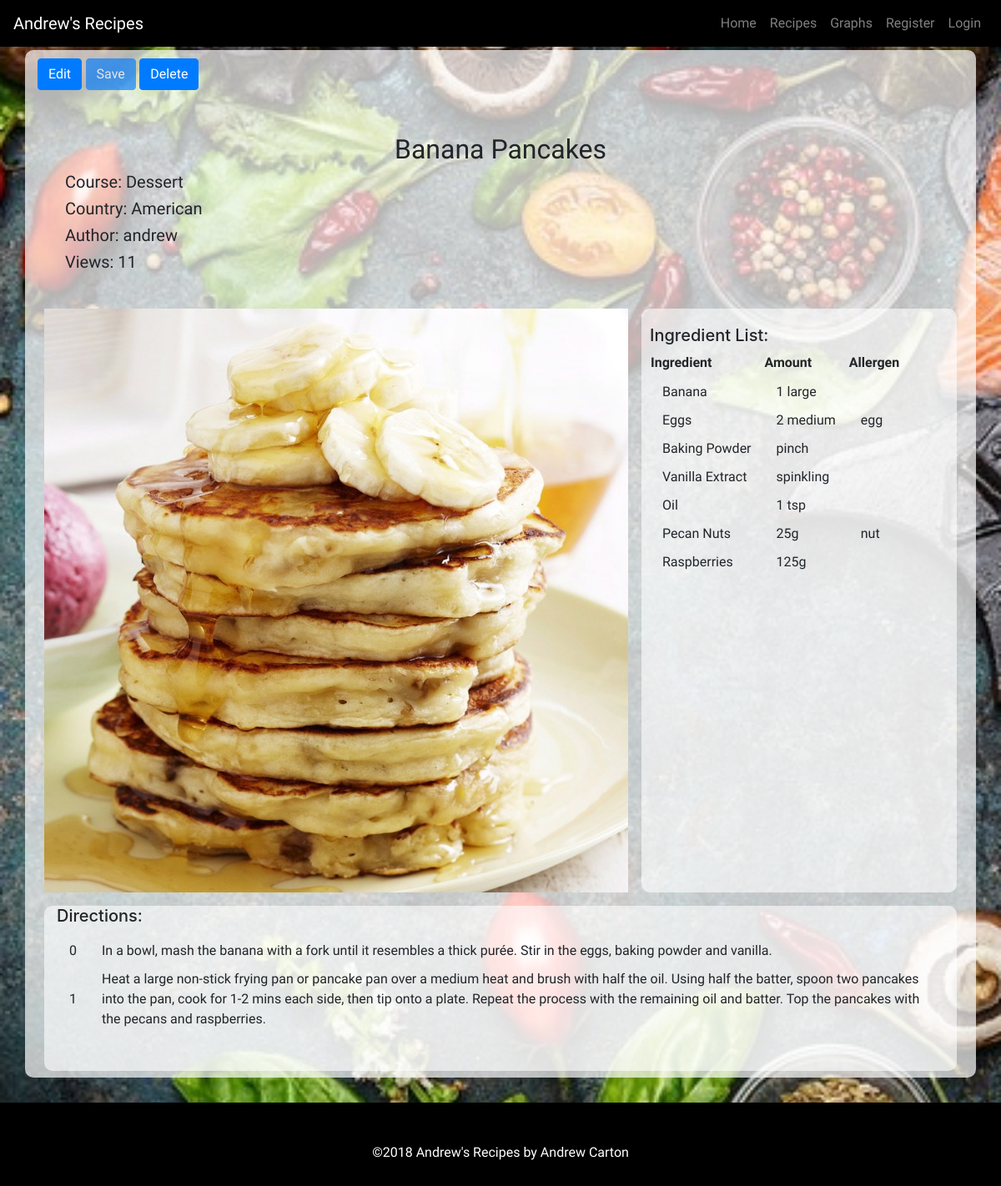
Screenshot of /recipe?id=5 with the database file from the repository.
### tables this page shows
CREATE TABLE recipes (
	id INTEGER NOT NULL, 
	name VARCHAR NOT NULL, 
	country VARCHAR NOT NULL, 
	course VARCHAR NOT NULL, 
	image VARCHAR NOT NULL, 
	views INTEGER NOT NULL, 
	user_id INTEGER, 
	PRIMARY KEY (id), 
	FOREIGN KEY(user_id) REFERENCES users (id)
);

CREATE TABLE users (
	id INTEGER NOT NULL, 
	name VARCHAR, 
	password VARCHAR, 
	PRIMARY KEY (id)
);

CREATE TABLE ingredients (
	id INTEGER NOT NULL, 
	name VARCHAR, 
	allergen VARCHAR, 
	PRIMARY KEY (id)
);

CREATE TABLE ingredients_list (
	recipe_id INTEGER, 
	ingredient_id INTEGER, 
	quantity VARCHAR NOT NULL, 
	FOREIGN KEY(recipe_id) REFERENCES recipes (id), 
	FOREIGN KEY(ingredient_id) REFERENCES ingredients (id)
);

CREATE TABLE directions_list (
	recipe_id INTEGER, 
	text VARCHAR NOT NULL, 
	number INTEGER NOT NULL, 
	FOREIGN KEY(recipe_id) REFERENCES recipes (id)
);

### recipemain.py (the view)
@app.route('/recipe')
def recipe():
    conn = database.engine.connect()
    idx = request.args.get('id')
    recipe = database.recipe_get(idx, conn)
    selrecipes = select([database.recipes]).where(database.recipes.c.id == idx)
    recipesresult = conn.execute(selrecipes)
    for recipesrow in recipesresult:
        stmt = database.recipes.update().values(
            views=(recipesrow.views + 1)).where(database.recipes.c.id == idx)
        conn.execute(stmt)
    conn.close()
    return render_template('recipe.html', recipe=recipe)

### templates/recipe.html (shortened to what this page needs)
{% extends 'base.html' %}
{% block content %}
    <div class="container recipe-page-container">
        <button type="button" class="btn btn-primary myfont" id="editbutton" onclick="makeEditable()">Edit</button>
        <button type="button" class="btn btn-primary myfont" id="savebutton" onclick="saveAll()" disabled>Save</button>
        <button type="button" class="btn btn-primary myfont" id="deletebutton" onclick="deleterecipe()">Delete</button>
        <div class="container">
        <div class="row justify-content-center">
            <div class="col m-2 justify-content-center">
                <div class="recipe-padding">
                    <br>
                    <h2 class="myfont text-center">{% print recipe.name %}</h2>
                    <h5 class="myfont">Course: {% print recipe.course %}</h5>
                    <h5 class="myfont">Country: {% print recipe.country %}</h5>
                    <h5 class="myfont">Author: {% print recipe.author %}</h5>
                    <h5 class="myfont">Views: {% print recipe.views %}</h5>
                </div>
            </div>
        </div>
        <div class="row">
            <div class="col p-2">
                    <img src="static/images/{% print recipe.image %}" />
            </div>
            <div class="col recipe-ingredients recipe-padding m-2">
                <h5> Ingredient List:</h5>
                    <table class="ingredients" id="ingredients" style="padding:20px">
                        <tr>
                                <th class="myfont">Ingredient</th>
                                <th class="myfont">Amount</th>
                                <th class="myfont">Allergen</th>
                        </tr>
                        {% for y in recipe.ingredients %}
                        <tr>
                            <td  class="myfont table-padding">{% print y.name %}</td>
                            <td  class="myfont table-padding">{% print y.amount %}</td>
                            <td  class="myfont table-padding">{% print y.allergen %}</td>
                        </tr>
                        {% endfor %}
                </table>
                <br>
            </div>
        </div>
        <div class="row">
            <div class="col recipe-directions m-2">
                <h5>Directions:</h5>
                <table class="directions recipe-padding" id="directions" style="padding:20px">
                    {% for y in recipe.directions %}
                    <tr draggable="true" class="column">
                        <td class="myfont table-padding">{% print y.number %}</td>
                        <td class="myfont table-padding">{% print y.text %}</td>
                    </tr>
                    {% endfor %}
                </table>
            </div>
        </div>
    </div>
    </div>
{% endblock %}

### static/css/recipe.css (style rules this page uses)
body, html { position: relative; height: 100%; bottom: 50px; padding-top: 70px; overflow-y:scroll; overflow-x: hidden; }
.bg { background-image: url("../images/recipe-background.jpg"); height: 100%; background-attachment: fixed; background-position: center; background-repeat: no-repeat; background-size: cover; }
.table-padding { padding:10px 15px 0 15px; }
.recipe-page-container { padding-top:10px; margin-top: 20px; margin-bottom: 30px; background-color: rgba(255, 255, 255, .7); border-radius: 10px; }
.myfont { font-family: "Satisfy", serif; }
.recipe-ingredients { background-color: rgba(255, 255, 255, 0.6); border-radius: 10px; }
.recipe-directions { background-color: rgba(255, 255, 255, 0.6); border-radius: 10px; padding-bottom: 50px; }
.recipe-padding { padding-top: 20px; padding-right: 10px; padding-bottom: 20px; padding-left: 10px; }

### rows the page displays
recipes: name "Banana Pancakes", course "Dessert", country "American", image (picture)
users: name "andrew"
ingredients: name "Banana"
ingredients_list: quantity "1 large"
ingredients: name "Eggs", allergen "egg"
ingredients_list: quantity "2 medium"
ingredients: name "Baking Powder"
ingredients_list: quantity "pinch"
ingredients: name "Vanilla Extract"
ingredients_list: quantity "spinkling"
ingredients: name "Oil"
ingredients_list: quantity "1 tsp"
ingredients: name "Pecan Nuts", allergen "nut"
ingredients_list: quantity "25g"
ingredients: name "Raspberries"
ingredients_list: quantity "125g"
directions_list: number "0", text "In a bowl, mash the banana with a fork until it resembles a thick purée. Stir in the eggs, baking powder and vanilla."
directions_list: number "1", text "Heat a large non-stick frying pan or pancake pan over a medium heat and brush with half the oil. Using half the batter, spoon two pancakes into the pan, cook for 1-2 mins each side, then tip onto a plate. Repeat the process with the remaining oil and batter. Top the pancakes with the pecans and raspberries."

### other values shown
{{ print recipe.views }} "11"
